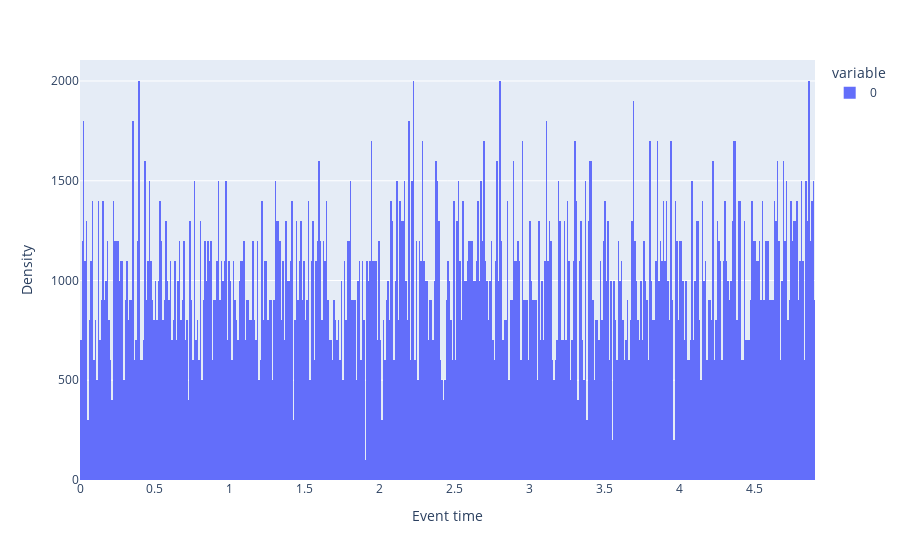

Notebook source saved alongside this figure:
### Code cell
fig = px.histogram(np.array(events), nbins=500, histnorm='density')
fig.update_layout(xaxis_title='Event time', yaxis_title='Density', xaxis=dict(range=[0, max(events)]))
fig.show()

### Figure 1 — Plotly figure (JSON) as saved in the notebook; plotly's stock layout.template omitted (floating-point values rounded to 4 significant figures; data arrays with more than 128 entries replaced by an {"elided": "..."} marker saying what was removed)
{"data": [{"alignmentgroup": "True", "bingroup": "x", "histnorm": "density", "hovertemplate": "variable=0<br>value=%{x}<br>density=%{y}<extra></extra>", "legendgroup": "0", "marker": {"color": "#636efa", "pattern": {"shape": ""}}, "name": "0", "nbinsx": 500, "offsetgroup": "0", "orientation": "v", "showlegend": true, "type": "histogram", "x": {"elided": "5000 float values"}, "xaxis": "x", "yaxis": "y"}], "layout": {"barmode": "relative", "legend": {"title": {"text": "variable"}, "tracegroupgap": 0}, "margin": {"t": 60}, "xaxis": {"anchor": "y", "domain": [0, 1], "range": [0, 4.906], "title": {"text": "Event time"}}, "yaxis": {"anchor": "x", "domain": [0, 1], "title": {"text": "Density"}}}}
